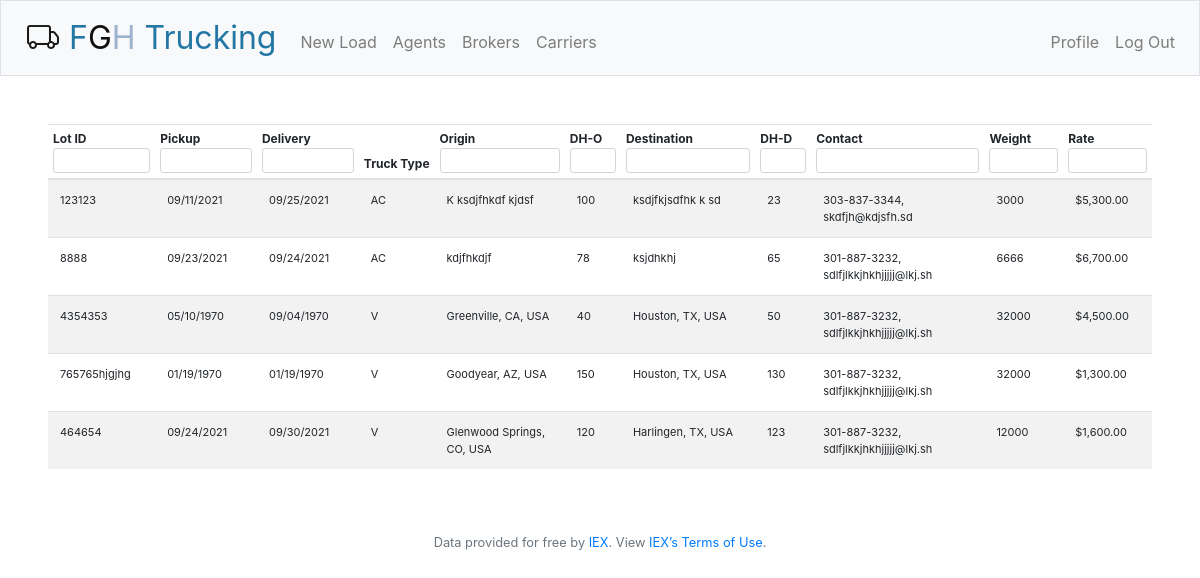
/ (signed in), run on the app's committed database.
### tables this page shows
CREATE TABLE "load_board"
(
	lot_id int,
	truck_type_id int,
	origin varchar(100),
	dh_o int,
	destination varchar(100),
	dh_d int,
	broker_id int,
	carrier_id int,
	weight int,
	rate int,
	id integer
		constraint load_board_pk
			primary key autoincrement,
	pickup date,
	delivery date,
	users_id int
);

CREATE TABLE "truck_type"
(
	id integer
		constraint truck_type_pk
			primary key autoincrement,
	long_name varchar(100),
	short_name varchar(10)
);

CREATE TABLE "companies"
(
	id integer
		constraint companies_pk
			primary key autoincrement,
	name varchar(100),
	address varchar(250),
	tel varchar(50),
	email varchar(50),
	mc int,
	comment varchar(250),
	type int
);

### app.py (the view)
@app.route("/")
@login_required
def index():
    load_board = {"loads": []}
    maxepoch = 32525679833000
    maxdh = 30000
    if len(request.args) > 1:
        db = sqliteConnection.cursor()
        rows = db.execute(
            "SELECT * FROM load_board JOIN companies on load_board.carrier_id = companies.id "
            "join truck_type on truck_type.id = load_board.truck_type_id"
            "where lot_id like ? AND "
            "pickup <= ? AND "
            "delivery <= ? AND "
            "origin like ? AND "
            "dh_o <= ? AND "
            "destination like ? AND "
            "dh_d <= ? AND "
            "(tel like ? OR email like ?) AND "
            "weight <= ? AND "
            "rate <= ?;"
            , [
                '%' + ("" if str(request.args.get("lot_id")) == "NaN" else str(request.args.get("lot_id"))) + '%'
                , maxepoch if request.args.get("pickup") == "NaN" else int(request.args.get("pickup")) * 1000
                , maxepoch if request.args.get("delivery") == "NaN" else int(request.args.get("delivery")) * 1000
                , '%' + ("" if str(request.args.get("origin")) == "NaN" else str(request.args.get("origin"))) + '%'
                , maxdh if request.args.get("dh-o") == "NaN" else request.args.get("dh-o")
                , '%' + ("" if str(request.args.get("destination")) == "NaN" else str(
                    request.args.get("destination"))) + '%'
                , maxdh if request.args.get("dh-d") == "NaN" else request.args.get("dh-d")
                , '%' + ("" if str(request.args.get("contact")) == "NaN" else str(request.args.get("contact"))) + '%'
                , '%' + ("" if str(request.args.get("contact")) == "NaN" else str(request.args.get("contact"))) + '%'
                , maxdh if request.args.get("weight") == "NaN" else request.args.get("weight")
                , maxdh if request.args.get("rate") == "NaN" else request.args.get("rate")
            ]
        ).fetchall()
        db.close()
    else:
        db = sqliteConnection.cursor()
        rows = db.execute(
            "SELECT * FROM load_board JOIN companies on load_board.carrier_id = companies.id "
            "join truck_type on truck_type.id = load_board.truck_type_id;").fetchall()
        db.close()
    for i in range(len(rows)):
        load_board["loads"].append(dict(rows[i]))
        load_board["loads"][i]["contact"] = {"tel": load_board["loads"][i]["tel"],
                                             "email": load_board["loads"][i]["email"]}
    return render_template("index.html", loads=load_board)

### app.py (called while the page is built)
@app.after_request
def after_request(response):
    response.headers["Cache-Control"] = "no-cache, no-store, must-revalidate"
    response.headers["Expires"] = 0
    response.headers["Pragma"] = "no-cache"
    return response

### helpers.py (called while the page is built)
def login_required(f):
    @wraps(f)
    def decorated_function(*args, **kwargs):
        if session.get("user_id") is None:
            return redirect("/login")
        return f(*args, **kwargs)
    return decorated_function

def usd(value):
    return f"${value:,.2f}"

def custom_date(value):
    from datetime import datetime, timezone
    return datetime.fromtimestamp(value/1000,timezone.utc).strftime("%m/%d/%Y")

### templates/index.html (shortened to what this page needs)
{% extends "layout.html" %}
{% block main %}
    <div>
        <table class="table table-responsive table-striped text-xsmall">
            <thead>
                <tr>
                    <th>
                        <div class="th-inner ">Lot ID</div>
                        <div class="fht-cell">
                           <div class="filter-control">
                               <input id="lot_id" type="search" class="form-control form-control-sm search-input" placeholder="" value="">
                           </div>
                        </div>
                    </th>
                    <th>
                        <div class="th-inner ">Pickup</div>
                        <div class="fht-cell">
                           <div class="filter-control">
                               <input id="pickup" type="search" class="form-control form-control-sm search-input" placeholder="" value="">
                           </div>
                        </div>
                    </th>
                    <th>
                        <div class="th-inner ">Delivery</div>
                        <div class="fht-cell">
                           <div class="filter-control">
                               <input id="delivery" type="search" class="form-control form-control-sm search-input" placeholder="" value="">
                           </div>
                        </div>
                    </th>
                    <th>
                        <div class="th-inner ">Truck Type</div>
                    </th>
                    <th>
                        <div class="th-inner ">Origin</div>
                        <div class="fht-cell">
                           <div class="filter-control">
                               <input id="origin" type="search" class="form-control form-control-sm search-input" placeholder="" value="">
                           </div>
                        </div>
                     </th>
                    <th>
                        <div class="th-inner ">DH-O</div>
                        <div class="fht-cell">
                           <div class="filter-control">
                               <input id="dh-o" type="search" class="form-control form-control-sm search-input" placeholder="" value="">
                           </div>
                        </div>
                     </th>
                    <th>
                        <div class="th-inner ">Destination</div>
                        <div class="fht-cell">
                           <div class="filter-control">
                               <input id = "destination" type="search" class="form-control form-control-sm search-input" placeholder="" value="">
                           </div>
                        </div>
                     </th>
                    <th>
                        <div class="th-inner ">DH-D</div>
                        <div class="fht-cell">
                           <div class="filter-control">
                               <input id = "dh-d" type="search" class="form-control form-control-sm search-input" placeholder="" value="">
                           </div>
                        </div>
                     </th>
                    <th>
                        <div class="th-inner ">Contact</div>
                        <div class="fht-cell">
                           <div class="filter-control">
                               <input id="contact" type="search" class="form-control form-control-sm search-input" placeholder="" value="">
                           </div>
                        </div>
                     </th>
                    <th>
                        <div class="th-inner ">Weight</div>
                        <div class="fht-cell">
                           <div class="filter-control">
                               <input id="weight" type="search" class="form-control form-control-sm search-input" placeholder="" value="">
                           </div>
                        </div>
                     </th>
                    <th>
                        <div class="th-inner ">Rate</div>
                        <div class="fht-cell">
                           <div class="filter-control">
                               <input id="rate" type="search" class="form-control form-control-sm search-input" placeholder="" value="">
                           </div>
                        </div>
                    </th>
                </tr>
            </thead>
            <tbody>
                {% for load in loads["loads"] %}
                <tr>
                    <td>{{load["lot_id"]}}</td>
                    <td>{{load["pickup"]|date}}</td>
                    <td>{{load["delivery"]|date}}</td>
                    <td>{{load["short_name"]}}</td>
                    <td>{{load["origin"]}}</td>
                    <td>{{load["dh_o"]}}</td>
                    <td>{{load["destination"]}}</td>
                    <td>{{load["dh_d"]}}</td>
                    <td>{{load["contact"]["tel"]}}, {{load["contact"]["email"]}}</td>
                    <td>{{load["weight"]}}</td>
                    <td>{{load["rate"]|usd}}</td>
                </tr>
                {% endfor %}
            </tbody>
        </table>
    </div>
{% endblock %}

### templates/layout.html (shortened to what this page needs)
<!DOCTYPE html>
<html lang="en">
    <head>
        <link rel="stylesheet" href="https://cdn.jsdelivr.net/npm/bootstrap@4.5.3/dist/css/bootstrap.min.css">
        <link rel="stylesheet" href="https://unpkg.com/bootstrap-table@1.18.3/dist/bootstrap-table.min.css">
        <link href="/static/styles.css" rel="stylesheet">
        <link rel="stylesheet" href="https://cdn.jsdelivr.net/npm/bootstrap-icons@1.5.0/font/bootstrap-icons.css">
    </head>
    <body>
        <nav class="navbar navbar-expand-md navbar-light bg-light border">
            <a class="navbar-brand" href="/"><span><i class="bi bi-truck" style="padding:10px"></i></span><span class="blue">F</span><span class="black">G</span><span class="gray">H</span> <span class="blue">Trucking</span></a>
            <div class="collapse navbar-collapse" id="navbar">
                {% if session.user_id %}
                    <ul class="navbar-nav mr-auto mt-2">
                        <li class="nav-item"><a class="nav-link" href="/new">New Load</a></li>
                        <li class="nav-item"><a class="nav-link" href="/agents">Agents</a></li>
                        <li class="nav-item"><a class="nav-link" href="/brokers">Brokers</a></li>
                        <li class="nav-item"><a class="nav-link" href="/carriers">Carriers</a></li>
                    </ul>
                    <ul class="navbar-nav ml-auto mt-2">
                        <li class="nav-item"><a class="nav-link" href="/profile">Profile</a></li>
                        <li class="nav-item"><a class="nav-link" href="/logout">Log Out</a></li>
                    </ul>
                {% else %}
                    <ul class="navbar-nav ml-auto mt-2">
                        <li class="nav-item"><a class="nav-link" href="/register">Register</a></li>
                        <li class="nav-item"><a class="nav-link" href="/login">Log In</a></li>
                    </ul>
                {% endif %}
            </div>
        </nav>
        <main class="container-fluid p-5">
            {% block main %}{% endblock %}
        </main>
        <footer class="small text-center text-muted">
            Data provided for free by <a href="https://iextrading.com/developer">IEX</a>. View <a href="https://iextrading.com/api-exhibit-a/">IEX’s Terms of Use</a>.
        </footer>
    </body>
</html>

### static/styles.css (style rules this page uses)
nav .navbar-brand { font-size: xx-large; }
nav .navbar-brand .blue { color: #2377A4; }
nav .navbar-brand .gray { color: #9CB2CE; }
nav .navbar-brand .black { color: #101010; }
table { text-align: left; }
table thead { font-size: 12px; }
table tbody { font-size: 11px; }
th .th-inner { white-space: nowrap }
.table thead th { padding: 5px; }
.table .search-input, .table .custom-select { font-size: smaller }
.table #lot_id, .table #pickup, .table #delivery { max-width:110px; font-size: smaller }
.table #dh-d, .table #dh-o { max-width:60px; }
.table #weight, .table #rate { max-width: 90px; }

### data on the page
load_board: lot_id "123123", pickup "09/11/2021", delivery "09/25/2021", short_name "AC", origin "K ksdjfhkdf kjdsf", dh_o "100", destination "ksdjfkjsdfhk k sd", dh_d "23", contact.tel "303-837-3344", contact.email "skdfjh@kdjsfh.sd", weight "3000", rate "$5,300.00"
load_board: lot_id "8888", pickup "09/23/2021", delivery "09/24/2021", short_name "AC", origin "kdjfhkdjf", dh_o "78", destination "ksjdhkhj", dh_d "65", contact.tel "301-887-3232", contact.email "sdlfjlkkjhkhjjjjj@lkj.sh", weight "6666", rate "$6,700.00"
load_board: lot_id "4354353", pickup "05/10/1970", delivery "09/04/1970", short_name "V", origin "Greenville, CA, USA", dh_o "40", destination "Houston, TX, USA", dh_d "50", contact.tel "301-887-3232", contact.email "sdlfjlkkjhkhjjjjj@lkj.sh", weight "32000", rate "$4,500.00"
load_board: lot_id "765765hjgjhg", pickup "01/19/1970", delivery "01/19/1970", short_name "V", origin "Goodyear, AZ, USA", dh_o "150", destination "Houston, TX, USA", dh_d "130", contact.tel "301-887-3232", contact.email "sdlfjlkkjhkhjjjjj@lkj.sh", weight "32000", rate "$1,300.00"
load_board: lot_id "464654", pickup "09/24/2021", delivery "09/30/2021", short_name "V", origin "Glenwood Springs, CO, USA", dh_o "120", destination "Harlingen, TX, USA", dh_d "123", contact.tel "301-887-3232", contact.email "sdlfjlkkjhkhjjjjj@lkj.sh", weight "12000", rate "$1,600.00"
